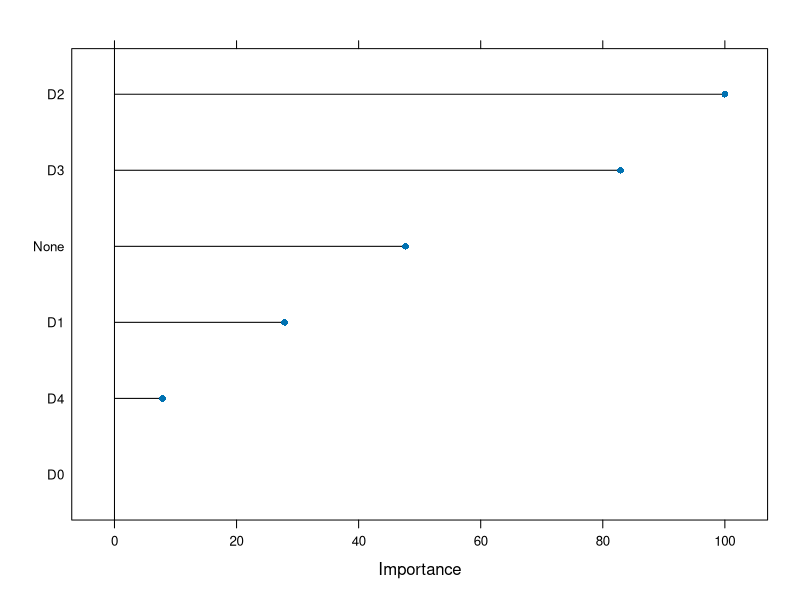
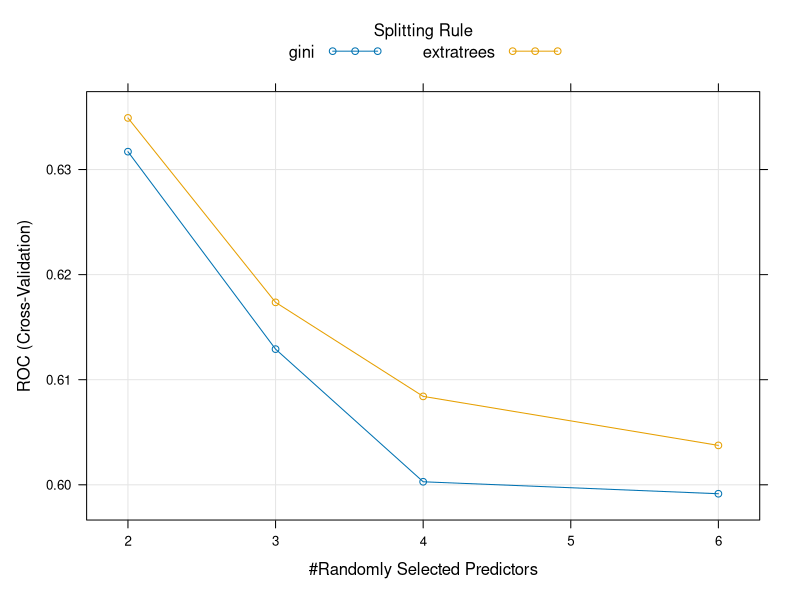
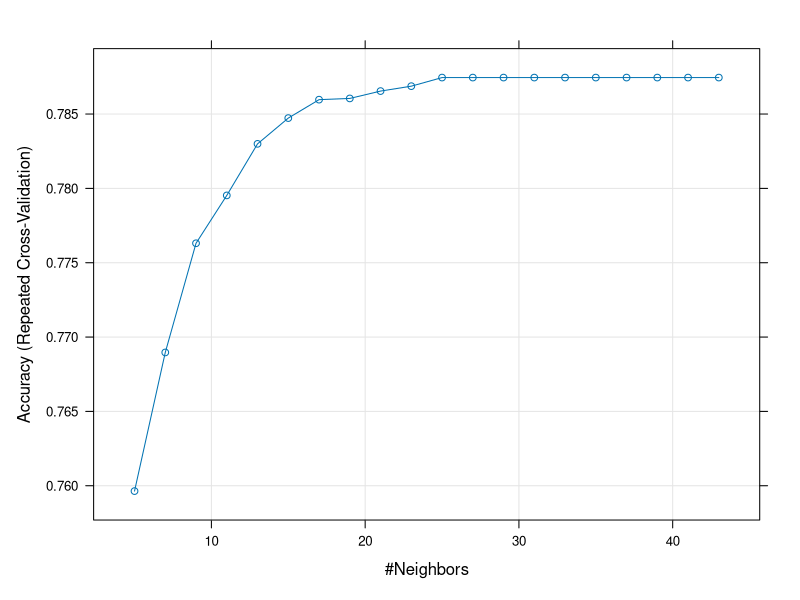

These charts were generated, in order, by the following R code: (Note: this script raises an error after producing the figures.)
#set up library
library(plyr)
library(ggplot2)
library(ROCR)
library(caret)
library(base)
#import data 
vote_data <- read.csv("vote_drough.csv",header=T)

###############################
##### Data Pre processing #####
###############################

#Data structure check (vote_data year 2012)
names(vote_data)
str(vote_data)
# 0 is blue , 1 is red
table(vote_data$target)
table.target <- table(vote_data$target)

str(vote_data$target)
#baseline when the model predict all RED = 0.79 
2384 / (643+2384)

#create data frame choose only necessary variables 
working_data <- data.frame(county = vote_data$county , state = vote_data$state , None = vote_data$None , D0 = vote_data$D0 , D1 = vote_data$D1, D2 = vote_data$D2 , D3 = vote_data$D3 , D4 = vote_data$D4 , target = as.factor(vote_data$target))
levels(working_data$target) <- c("blue","red")
#splitting the data 
#create(split) INDEX for training data set only. [It's not split the data]
set.seed(1234)

split_index <- createDataPartition(working_data$target,p=0.8,list=F)
train_data <- working_data[split_index,] 
test_data <- working_data[-split_index,]
table(train_data$target)
table(test_data$target)
#plot
# multi.hist
# hist(log(working_data$D0))
# hist((working_data$D1))
# hist(log(working_data$D1+1))
# hist((working_data$D2))
# hist(log(working_data$D2+1))
# hist((working_data$D3))
# hist(log(working_data$D3+1))
# hist((working_data$D4))
# hist(sqrt(working_data$D4))
# hist(working_data$None)

#############################################
############  create model  ################# 
#############################################
#create trainControl for reuse 
trainControl <- trainControl(method = "repeatedcv", number = 5 , repeats = 5) 

###################################
####### Logistic Regression #######
###################################

logistic_model <- train(target ~ D0 + D1 + D2 + D3 + D4 + None  , train_data, 
                        trControl = trainControl , 
                        method = "glm", 
                        preProcess = c("center","scale"))

plot(varImp(logistic_model))

#predict 
#train data set 
logistic_pred_train <- predict(logistic_model,type="raw")
summary(logistic_pred_train)

#Confusion Matrix with train data
confusionMatrix(as.factor(logistic_pred_train),train_data$target,mode='everything')

#test data set 
logistic_pred_test <- predict(logistic_model,newdata=test_data,type="raw")
summary(logistic_pred_test)

#Confusion Matrix with test data
logis_cm <- confusionMatrix(as.factor(logistic_pred_test),test_data$target,mode='everything')

#evaluate model
round(coef(logistic_model$finalModel),3)

#AUC 

###################################
######### Random Forrest ##########
###################################
rf_trainControl <- trainControl(method="cv",number=5,classProbs=T,summaryFunction=twoClassSummary)
randomF_model <- train(target ~D0 + D1 + D2 + D3 + D4+  None , train_data , 
                       trControl = rf_trainControl , 
                       method = "ranger", 
                       tuneLength = 4,
                       preProcess = c("center","scale"))

plot(randomF_model)
print(randomF_model)
#predict model with data
#train data set 
randomF_pred_train <- predict(randomF_model,type="raw")
summary(randomF_pred_train)
#test data set 
randomF_pred_test <- predict(randomF_model,newdata=test_data,type="raw")
summary(randomF_pred_test)

#Confusion Matrix with train data
confusionMatrix(as.factor(randomF_pred_train),train_data$target,mode='everything')

#Confusion Matrix with test data
randomF_cm <- confusionMatrix(as.factor(randomF_pred_test),test_data$target,mode='everything')

###################################
############## KNN ################
###################################

knn_model <- train(target ~ D0 + D1 + D3 + D2 + D4 + None , train_data , 
                       trControl = trainControl, 
                       method = "knn", 
                       tuneLength = 20,
                       preProcess = c("center","scale"))
plot(knn_model)
print(knn_model)

#prediction
#train data set 
knn_pred_train <- predict(knn_model,type="raw")
summary(knn_pred_train)

#Confusion Matrix with train data 
confusionMatrix(as.factor(knn_pred_train),train_data$target,mode='everything')

#test data set 
knn_pred_test <- predict(knn_model,newdata=test_data,type="raw")

#Confusion Matrix with test data
knn_cm <- confusionMatrix(as.factor(knn_pred_test),test_data$target,mode='everything')

############################################################

#plot ROC 
plot(knn_perf, col="blue",main="ROC Curve")
plot(rf_perf, col="salmon",add=T)
plot(logistic_perf, col="green",add=T)
mtext(paste("AUC(Logistic): ",round(knn_auc_value,4)),line = -2, side=1)
mtext(paste("AUC(Random Forrest): ",round(randomF_auc_value,4)),line = -3,side=1)
mtext(paste("AUC(KNN): ",round(knn_auc_value,4)),line = -4,side=1)

#make prediction to find ROC and AUC Curve
logis_pred_roc <- predict(logistic_model,newdata=test_data,type="prob")
randomF_pred_roc <- predict(randomF_model,newdata=test_data,type="prob")
knn_pred_roc <- predict(knn_model,newdata=test_data,type="prob")

#Find AUC Value
logistic_auc <- auc(roc(test_data$target,logis_pred_roc$blue))
randomF_auc <- auc(roc(test_data$target,randomF_pred_roc$blue))
knn_auc <- auc(roc(test_data$target,knn_pred_roc$blue))

#Plot ROC and AUC
roc(test_data$target,logis_pred_roc$blue,plot = T,print.auc=T,col="salmon",main="ROC Curve of 3 models")
roc(test_data$target,randomF_pred_roc$blue,plot = T,print.auc=T,print.auc.y=.4,col="green",add=T)
roc(test_data$target,knn_pred_roc$blue,plot = T,print.auc=T,col="blue",print.auc.y=.3,add=T)
#add legend
legend("bottomright",legend=c("Logistic","Random Forrest","KNN"),col=c("salmon","green","blue"),lwd=4,cex=0.9,
       text.col = c("salmon","green","blue"),bty='n')

# #plot box plot 
# featurePlot(x=working_data[3:8],y=working_data$target,scales=list(y=list(relation="free"),x=list(rot=90)))
# 
# #scatterplot matrix
# featurePlot(x=working_data[3:8],y=working_data$target,plot = "pairs",auto.key = list(columns = 2))
# 

#Summary Result

paste("AUC - Logistic: ", round(logistic_auc[1],3), "| Random Forrest: ",round(randomF_auc[1],3),
      "| KNN: ", round(knn_auc[1],3))

paste("F1 Score - Logistic: ",round(logis_cm$byClass[7],4),"| Random Forrest: ", round(randomF_cm$byClass[7],4),
      "| KNN: ",round(knn_cm$byClass[7],4))

paste("Accuracy - Logistic: ",round(logis_cm$overall[1],4),"| Random Forrest: ", round(randomF_cm$overall[1],4),
      "| KNN: ",round(knn_cm$overall[1],4))

paste("Kappa - Logistic: ",round(logis_cm$byClass[2],4),"| Random Forrest: ", round(randomF_cm$overall[2],4),
      "| KNN: ",round(knn_cm$overall[2],4))
